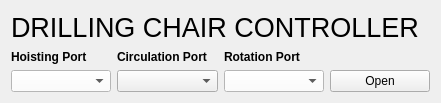
   <widget class="QWidget" name="layoutWidget">
    <property name="geometry">
     <rect>
      <x>50</x>
      <y>20</y>
      <width>441</width>
      <height>103</height>
     </rect>
    </property>
    <property name="font">
     <font>
      <pointsize>9</pointsize>
     </font>
    </property>
    <layout class="QGridLayout" name="gridLayout_9">
     <item row="0" column="0">
      <widget class="QLabel" name="label_4">
       <property name="font">
        <font>
         <pointsize>20</pointsize>
        </font>
       </property>
       <property name="text">
        <string>DRILLING CHAIR CONTROLLER</string>
       </property>
      </widget>
     </item>
     <item row="1" column="0">
      <layout class="QGridLayout" name="gridLayout_2">
       <item row="0" column="0">
        <widget class="QLabel" name="label_5">
         <property name="font">
          <font>
           <pointsize>9</pointsize>
           <weight>75</weight>
           <bold>true</bold>
          </font>
         </property>
         <property name="text">
          <string>Hoisting Port</string>
         </property>
        </widget>
       </item>
       <item row="0" column="1">
        <widget class="QLabel" name="label_6">
         <property name="font">
          <font>
           <pointsize>9</pointsize>
           <weight>75</weight>
           <bold>true</bold>
          </font>
         </property>
         <property name="text">
          <string>Circulation Port</string>
         </property>
        </widget>
       </item>
       <item row="0" column="2">
        <widget class="QLabel" name="label_7">
         <property name="font">
          <font>
           <pointsize>9</pointsize>
           <weight>75</weight>
           <bold>true</bold>
          </font>
         </property>
         <property name="text">
          <string>Rotation Port</string>
         </property>
        </widget>
       </item>
       <item row="1" column="1">
        <widget class="QComboBox" name="comboBox_Circulation">
         <property name="font">
          <font>
           <pointsize>9</pointsize>
          </font>
         </property>
        </widget>
       </item>
       <item row="1" column="0">
        <widget class="QComboBox" name="comboBox_Hoisting">
         <property name="palette">
          <palette>
           <active>
            <colorrole role="WindowText">
             <brush brushstyle="SolidPattern">
              <color alpha="255">
               <red>255</red>
               <green>255</green>
               <blue>255</blue>
              </color>
             </brush>
            </colorrole>
            <colorrole role="Button">
             <brush brushstyle="SolidPattern">
              <color alpha="255">
               <red>255</red>
               <green>255</green>
               <blue>255</blue>
              </color>
             </brush>
            </colorrole>
            <colorrole role="Base">
             <brush brushstyle="SolidPattern">
              <color alpha="255">
               <red>255</red>
               <green>255</green>
               <blue>255</blue>
              </color>
             </brush>
            </colorrole>
            <colorrole role="Window">
             <brush brushstyle="SolidPattern">
              <color alpha="255">
               <red>255</red>
               <green>255</green>
               <blue>255</blue>
              </color>
             </brush>
            </colorrole>
           </active>
           <inactive>
            <colorrole role="WindowText">
             <brush brushstyle="SolidPattern">
              <color alpha="255">
               <red>255</red>
               <green>255</green>
               <blue>255</blue>
              </color>
             </brush>
            </colorrole>
            <colorrole role="Button">
             <brush brushstyle="SolidPattern">
              <color alpha="255">
               <red>255</red>
               <green>255</green>
               <blue>255</blue>
              </color>
             </brush>
            </colorrole>
            <colorrole role="Base">
             <brush brushstyle="SolidPattern">
              <color alpha="255">
               <red>255</red>
               <green>255</green>
               <blue>255</blue>
              </color>
             </brush>
            </colorrole>
            <colorrole role="Window">
             <brush brushstyle="SolidPattern">
              <color alpha="255">
               <red>255</red>
               <green>255</green>
               <blue>255</blue>
              </color>
             </brush>
            </colorrole>
           </inactive>
           <disabled>
            <colorrole role="WindowText">
             <brush brushstyle="SolidPattern">
              <color alpha="255">
               <red>120</red>
               <green>120</green>
               <blue>120</blue>
              </color>
             </brush>
            </colorrole>
            <colorrole role="Button">
             <brush brushstyle="SolidPattern">
              <color alpha="255">
               <red>255</red>
               <green>255</green>
               <blue>255</blue>
              </color>
             </brush>
            </colorrole>
            <colorrole role="Base">
             <brush brushstyle="SolidPattern">
              <color alpha="255">
               <red>255</red>
               <green>255</green>
               <blue>255</blue>
              </color>
             </brush>
            </colorrole>
            <colorrole role="Window">
             <brush brushstyle="SolidPattern">
              <color alpha="255">
               <red>255</red>
               <green>255</green>
               <blue>255</blue>
              </color>
             </brush>
            </colorrole>
           </disabled>
          </palette>
         </property>
         <property name="font">
          <font>
           <pointsize>9</pointsize>
          </font>
         </property>
        </widget>
       </item>
       <item row="1" column="2">
        <widget class="QComboBox" name="comboBox_Rotation">
         <property name="palette">
          <palette>
           <active>
            <colorrole role="WindowText">
             <brush brushstyle="SolidPattern">
              <color alpha="255">
               <red>255</red>
               <green>255</green>
               <blue>255</blue>
              </color>
             </brush>
            </colorrole>
            <colorrole role="Button">
             <brush brushstyle="SolidPattern">
              <color alpha="255">
               <red>255</red>
               <green>255</green>
               <blue>255</blue>
              </color>
             </brush>
            </colorrole>
            <colorrole role="Base">
             <brush brushstyle="SolidPattern">
              <color alpha="255">
               <red>255</red>
               <green>255</green>
               <blue>255</blue>
              </color>
             </brush>
            </colorrole>
            <colorrole role="Window">
             <brush brushstyle="SolidPattern">
              <color alpha="255">
               <red>255</red>
               <green>255</green>
               <blue>255</blue>
              </color>
             </brush>
            </colorrole>
           </active>
           <inactive>
            <colorrole role="WindowText">
             <brush brushstyle="SolidPattern">
              <color alpha="255">
               <red>255</red>
               <green>255</green>
               <blue>255</blue>
              </color>
             </brush>
            </colorrole>
            <colorrole role="Button">
             <brush brushstyle="SolidPattern">
              <color alpha="255">
               <red>255</red>
               <green>255</green>
               <blue>255</blue>
              </color>
             </brush>
            </colorrole>
            <colorrole role="Base">
             <brush brushstyle="SolidPattern">
              <color alpha="255">
               <red>255</red>
               <green>255</green>
               <blue>255</blue>
              </color>
             </brush>
            </colorrole>
            <colorrole role="Window">
             <brush brushstyle="SolidPattern">
              <color alpha="255">
               <red>255</red>
               <green>255</green>
               <blue>255</blue>
              </color>
             </brush>
            </colorrole>
           </inactive>
           <disabled>
            <colorrole role="WindowText">
             <brush brushstyle="SolidPattern">
              <color alpha="255">
               <red>120</red>
               <green>120</green>
               <blue>120</blue>
              </color>
             </brush>
            </colorrole>
            <colorrole role="Button">
             <brush brushstyle="SolidPattern">
              <color alpha="255">
               <red>255</red>
               <green>255</green>
               <blue>255</blue>
              </color>
             </brush>
            </colorrole>
            <colorrole role="Base">
             <brush brushstyle="SolidPattern">
              <color alpha="255">
               <red>255</red>
               <green>255</green>
               <blue>255</blue>
              </color>
             </brush>
            </colorrole>
            <colorrole role="Window">
             <brush brushstyle="SolidPattern">
              <color alpha="255">
               <red>255</red>
               <green>255</green>
               <blue>255</blue>
              </color>
             </brush>
            </colorrole>
           </disabled>
          </palette>
         </property>
         <property name="font">
          <font>
           <pointsize>9</pointsize>
          </font>
         </property>
        </widget>
       </item>
       <item row="1" column="3">
        <widget class="QPushButton" name="pushButton_OpenPorts">
         <property name="font">
          <font>
           <pointsize>9</pointsize>
          </font>
         </property>
         <property name="text">
          <string>Open</string>
         </property>
        </widget>
       </item>
      </layout>
     </item>
    </layout>
   </widget>
